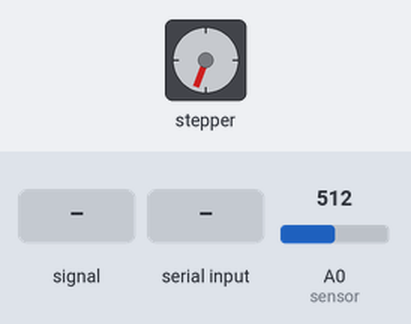
Simulated run of this sketch. Board: Arduino Uno, built with avr-gcc and run on an emulated ATmega328P. Shown: stepper motor. The inputs (shaded band) are chosen by the test bench; at power-on: A0 (sensor) = 512. Stepper angles assume 4096 steps per turn; what the sketch prints to the serial monitor is not drawn.

Above: at 1.2 s.
1.3 s: A0 (sensor) fed a 200 Hz sine of ±81 counts around its level
At 3.6 s:
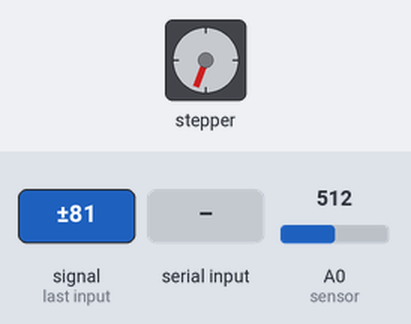
4.0 s: "1" received over Serial
At 33.4 s:
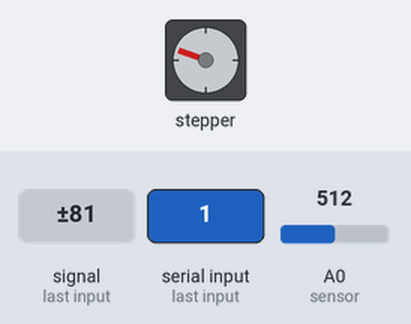
Timing chart, 0 to 34.0 s (numbered marks = the images above; inputs shaded):
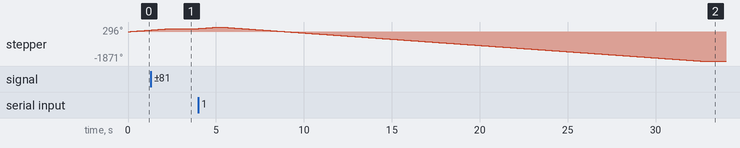

Measured:
- after the input at 1.3 s, stepper: goes on until 2.5 s, then stays 200°
- after the input at 4.0 s, stepper: turns 96° clockwise in 1.2 s, then 2167° counter-clockwise in 27.3 s
- by itself, stepper: keeps turning clockwise at about 82°/s

The sketch:

Split-Flap_Display.ino
```cpp
// Single Split Flap Display
// Written by Thoby Noorhalim for Invok Lab
// 7 June 2021

#include <Stepper.h>
#include <Unistep2.h>

// Defines the number of steps per rotation
const int stepsPerRevolution = 2048;
int sensor = A0;
int val;
int currentPos;
int zeroPos;
int magPos;
bool magDetected = false;
int stepsToA = 1250;
int stepsLeft = 0;
int setSteps = 0;
int homingOffset = 1100;
bool homingDone = false;
int incomingByte = 0;
char letter;
bool printable = false;

// Creates an instance of stepper class
// Pins entered in sequence IN1-IN3-IN2-IN4 for proper step sequence
Unistep2 myStepper(4,5,6,7, 4096, 1000);

void homing(){
    Serial.println("Homing ...");
    val = analogRead(sensor);

    while(val < 590){
        myStepper.move(4096);
        myStepper.run();
        val = analogRead(sensor);
    }

    // Magnetic field detected, set this flap as 0 position
    // Pull down stepper shield
    magDetected = true;
    magPos = myStepper.currentPosition();

    // Move flaps to designated start flaps ( one flap before A)
    myStepper.move(homingOffset);
    stepsLeft = myStepper.stepsToGo();
    // Serial.println(magPos);
    while(stepsLeft != 0){
        myStepper.run();
        stepsLeft = myStepper.stepsToGo();
    }

    myStepper.stop();

    // Set homing done flag
    homingDone = true;
    Serial.println("Homing Done !");
}

void goToLetter(char letter){
    homing();
    setSteps = (letter - 'a' + 1)*137;
    Serial.println("Set steps is "+(String)setSteps);

    myStepper.move(setSteps);
    stepsLeft = myStepper.stepsToGo();
    Serial.println("Steps to go "+(String)stepsLeft);
    while(stepsLeft > 0){
        myStepper.run();
        stepsLeft = myStepper.stepsToGo();
    }

    Serial.println("Function called, steps to go "+(String)stepsLeft);
    myStepper.stop();
}

void setup() {
  Serial.begin(9600);
  pinMode(sensor, INPUT);

}

void loop() {
    if(!homingDone){
        homing();
    }

    // Read serial
    if(Serial.available() > 0){
        // read byte
        incomingByte = Serial.read();
        printable = true;

        // Check if letter entered can be displayed
        // Check based on ASCII table
        if(incomingByte < 'A' || incomingByte > 'z' ||
            (incomingByte >= 91 && incomingByte <= 96)){
            // can't be displayed, ignore letter
            Serial.println("ERROR, letter can't be displayed");
            incomingByte = incomingByte + 'z' + 1;
        } else if(incomingByte >= 'A' && incomingByte <= 'Z'){
            // uppercase detected, convert to lowercase
            incomingByte = incomingByte + 32;
        }

        if(printable){
            Serial.println("Incoming byte is "+(String)incomingByte);
            letter = (char)incomingByte;
            Serial.println("Entered letter is "+(String)letter);
            goToLetter(letter);
            delay(500);
        }

    }

}
```
